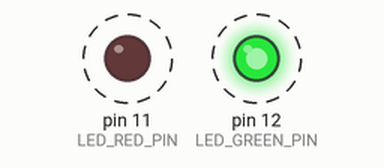
A sketch run on a simulated Arduino Uno, built with avr-gcc and run on an emulated ATmega328P. Shown: output pins drawn as LEDs (lit = HIGH). Dashed ring = blinking. What the sketch prints to the serial monitor is not drawn.

Above: at 1.5 s.
Timing chart, 0 to 5.6 s (numbered marks = the images above):
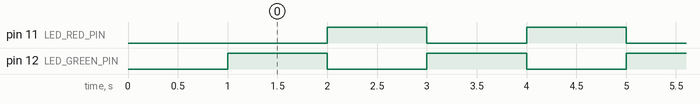

Measured:
- by itself, pin 11 (LED_RED_PIN), pin 12 (LED_GREEN_PIN): alternates HIGH for 1.0 s and LOW for 1.0 s

The sketch:

Opdracht1.ino
```cpp
#define LED_RED_PIN   11
#define LED_GREEN_PIN 12

#define DELAY_PERIOD_MS 1000

void setup() {
  // put your setup code here, to run once:
  pinMode(LED_RED_PIN, OUTPUT);
  pinMode(LED_GREEN_PIN, OUTPUT);

  Serial.begin(9600);
  delay(1000);
}


#define STATE_RED   0
#define STATE_GREEN 1

static uint8_t state = STATE_RED;

void loop() {
  // put your main code here, to run repeatedly:
  switch(state) {
    case STATE_GREEN:
      Serial.println("RED -> GREEN");
      analogWrite(LED_RED_PIN, 255);
      analogWrite(LED_GREEN_PIN, 0);
      state = STATE_RED;
      delay(DELAY_PERIOD_MS);
      break;

    case STATE_RED:
    default:
    Serial.println("GREEN -> RED");
      analogWrite(LED_RED_PIN, 0);
      analogWrite(LED_GREEN_PIN, 255);
      state = STATE_GREEN;
      delay(DELAY_PERIOD_MS);
      break;
  }
}
```
